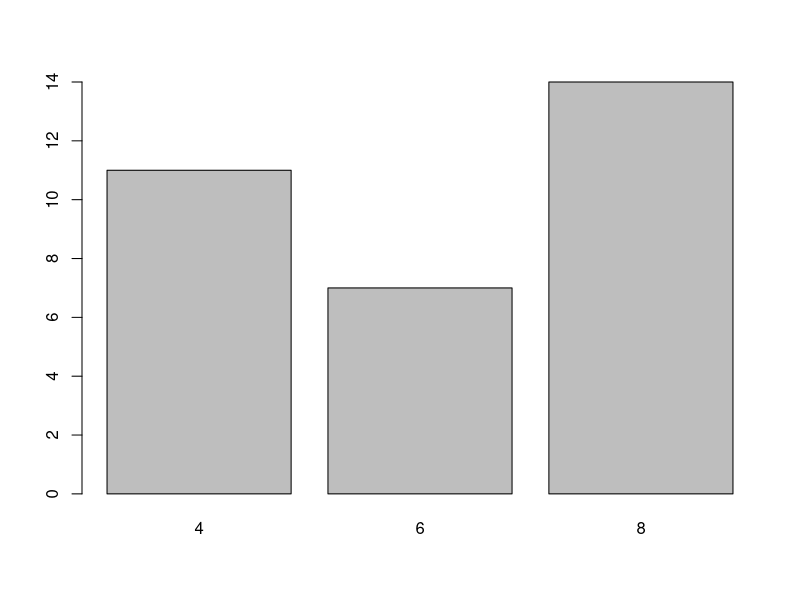
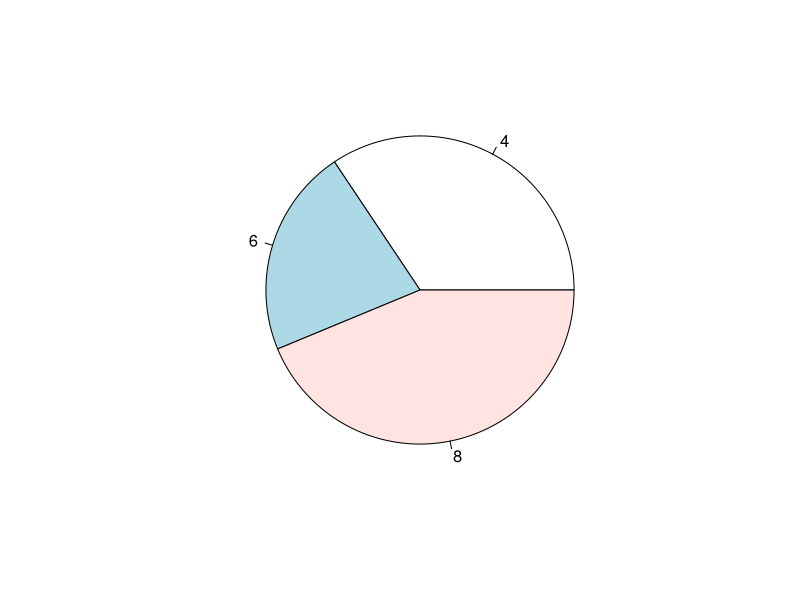
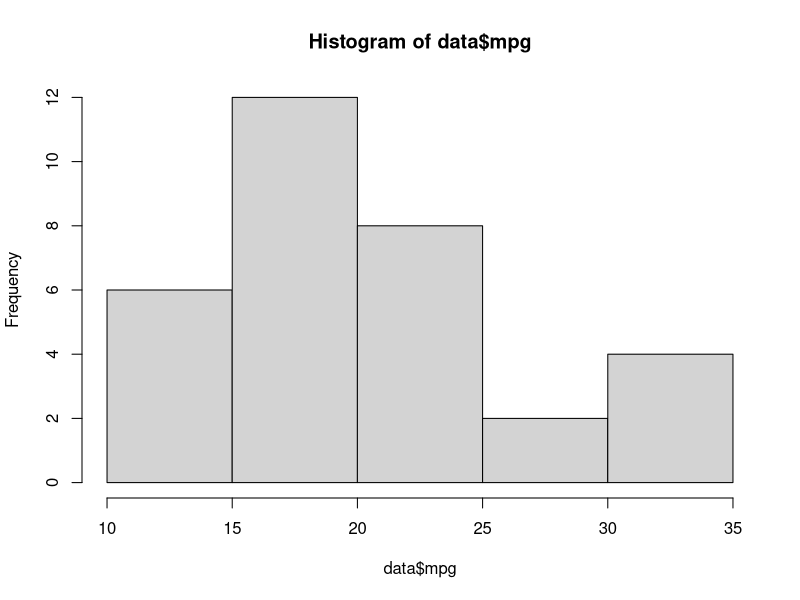
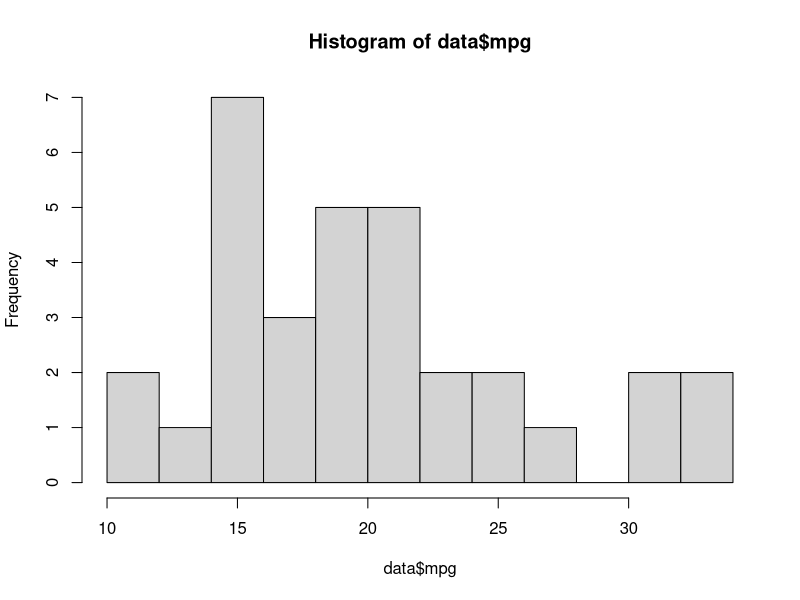

The R script that drew these images, in order:
#Codigo para problema 2
mis_dades = mtcars
data = mtcars
rm(list=ls())
data <- mtcars
data
x <- data$cyl
x
ni <- table(x)
ni
length(ni)
names(ni)
ni[1]
ni["6"]
ni[2:3]


fi <- ni/length(x)
fi


Ni <- cumsum(ni)
Ni

Fi <- cumsum(fi)
Fi

#tabla de frequencias
cbind(ni, fi, Ni, Fi)

#barplot : discretas
ni <- table(data$cyl)
barplot(ni)

#pie : discretas 
fi <- table(data$cyl)
pie(fi)

#continuos
x <- data$mpg
x
bins <-cut(x,10)
bins

ni <- table(bins)
fi <- ni/length(bins)
Ni <- cumsum(ni)
Fi <- cumsum(fi)

cbind(ni, fi, Ni, Fi)

#histograma
hist(data$mpg)

hist(data$mpg, breaks = 10)

